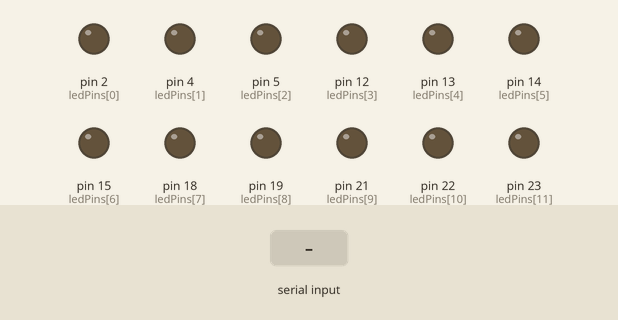
This sketch was run on a simulated Arduino Mega 2560, built with avr-gcc and run on an emulated ATmega2560. Shown: output pins drawn as LEDs (lit = HIGH). The test bench sets the inputs (shaded band).

Above: at 1.2 s.
1.3 s: "2\n" received over Serial
At 3.8 s:
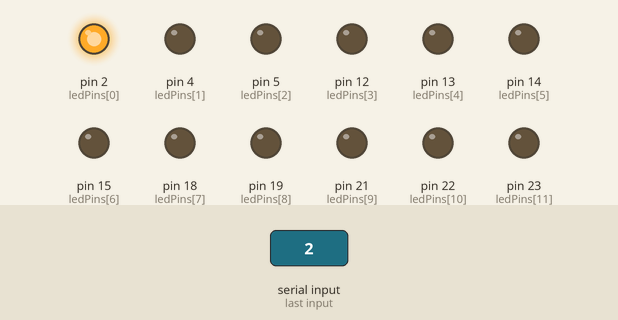
4.3 s: ",\n" received over Serial
At 4.9 s:
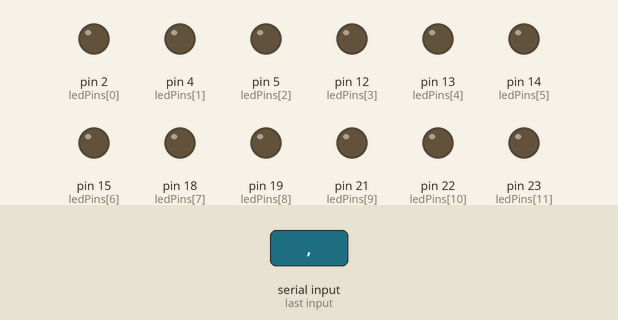
5.8 s: "1\n" received over Serial
At 7.1 s:
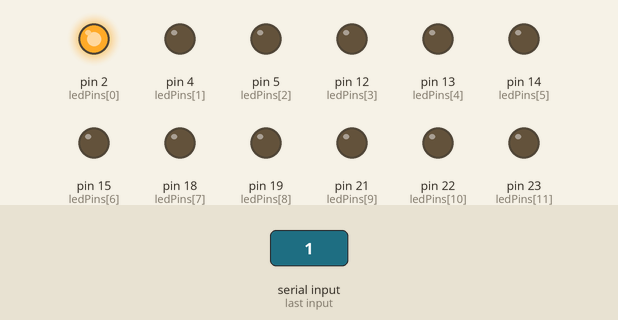
Timing chart, 0 to 8.8 s (numbered marks = the images above; inputs shaded):
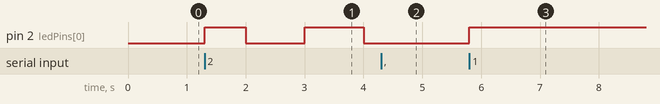

Measured:
- after the input at 1.3 s, pin 2 (ledPins[0]): LOW → HIGH at once, → LOW 0.70 s later, → HIGH 1.0 s later, → LOW 1.0 s later
- after the input at 4.3 s, pin 2 (ledPins[0]): stays LOW (without the input it goes to HIGH after 0.70 s)
- after the input at 5.8 s, pin 2 (ledPins[0]): LOW → HIGH at once

The sketch:

stm.ino
```cpp
#define NUM_LEDS 12

int ledPins[NUM_LEDS] = {
  2,4,5,12,
  13,14,15,18,
  19,21,22,23
};

int ledStates[NUM_LEDS] = {0};

unsigned long prevSlow = 0;
unsigned long prevFast = 0;

bool slowState = false;
bool fastState = false;

void setup() {
  Serial.begin(115200);

  for(int i = 0; i < NUM_LEDS; i++){
    pinMode(ledPins[i], OUTPUT);
    digitalWrite(ledPins[i], LOW);
  }
}

void loop() {

  // ==========================
  // SERIAL RECEIVE
  // ==========================
  if (Serial.available()) {

    String received = Serial.readStringUntil('\n');

    int index = 0;
    int start = 0;

    for (int i = 0; i < received.length(); i++) {

      if (received[i] == ',' || i == received.length() - 1) {

        String token;

        if (i == received.length() - 1)
          token = received.substring(start);
        else
          token = received.substring(start, i);

        if(index < NUM_LEDS)
          ledStates[index] = token.toInt();

        index++;
        start = i + 1;
      }
    }
  }

  unsigned long currentMillis = millis();

  // ==========================
  // GLOBAL BLINK TIMERS
  // ==========================

  if (currentMillis - prevSlow >= 1000) {
    slowState = !slowState;
    prevSlow = currentMillis;
  }

  if (currentMillis - prevFast >= 150) {
    fastState = !fastState;
    prevFast = currentMillis;
  }

  // ==========================
  // UPDATE ALL LEDs
  // ==========================

  for (int i = 0; i < NUM_LEDS; i++) {

    switch(ledStates[i]) {

      case 0: // OFF
        digitalWrite(ledPins[i], LOW);
        break;

      case 1: // SOLID
        digitalWrite(ledPins[i], HIGH);
        break;

      case 2: // SLOW BLINK
        digitalWrite(ledPins[i], slowState);
        break;

      case 3: // FAST BLINK
        digitalWrite(ledPins[i], fastState);
        break;
    }
  }
}
```
